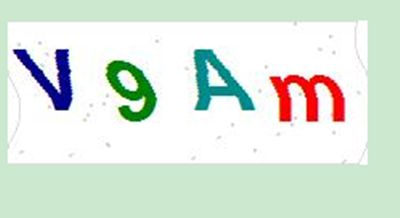
#> input picture 验证码识别/timg1.jpg, 400 x 218 px
$ python TuXing.py
#> lines starting #> are read from the running program, lines starting #| are printed output that depends on the picture
import tesserocr
from PIL import Image

image=Image.open('timg1.jpg')
#> image is the input picture: PIL image 400x218 RGB; mean R, G, B 218.8, 230.4, 219.9
image=image.convert('L') #处理成灰度
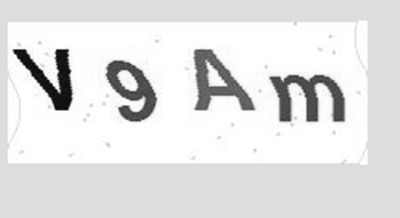
#> image: PIL image 400x218 L; min 7, max 255, mean 225.8
#> (the run stopped early here; a loop or call above may not have finished)
